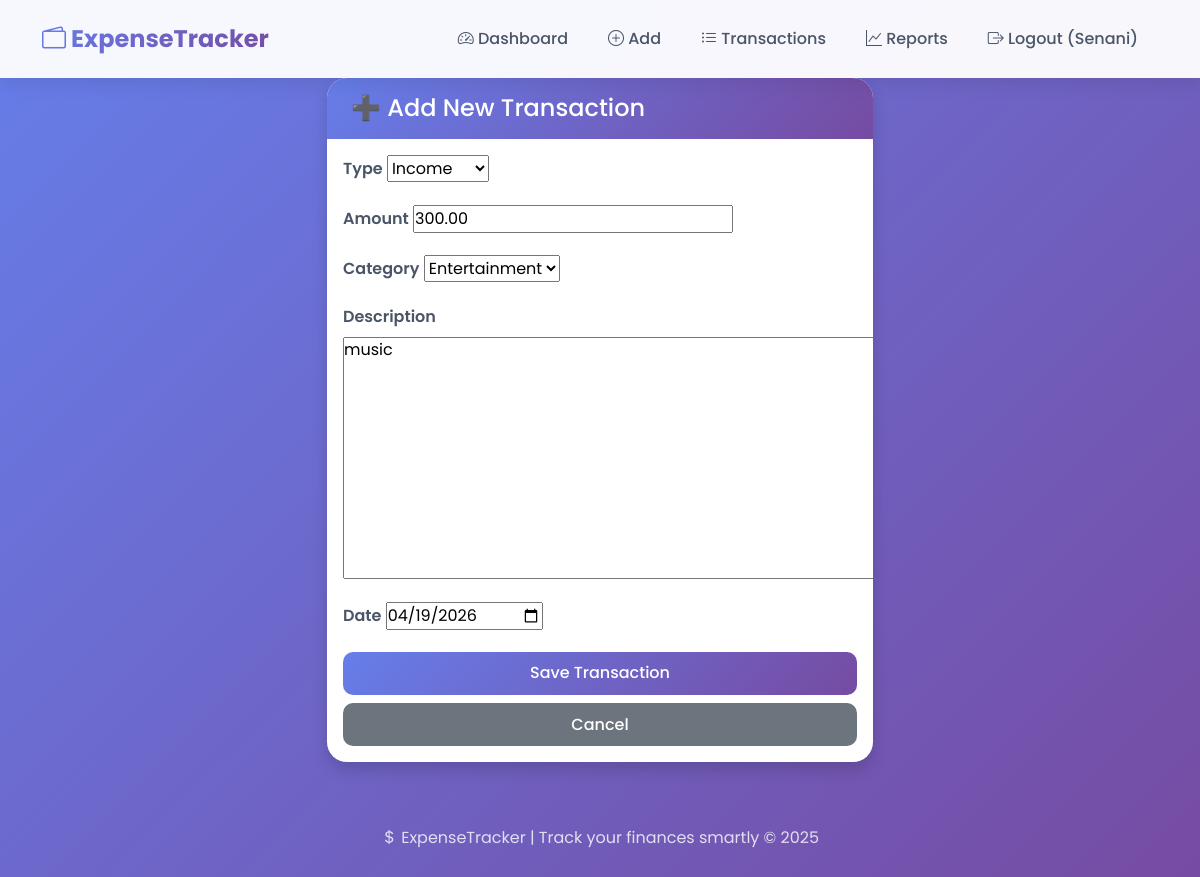
The page /transactions/edit/10/ (signed in) on the database as committed earlier.
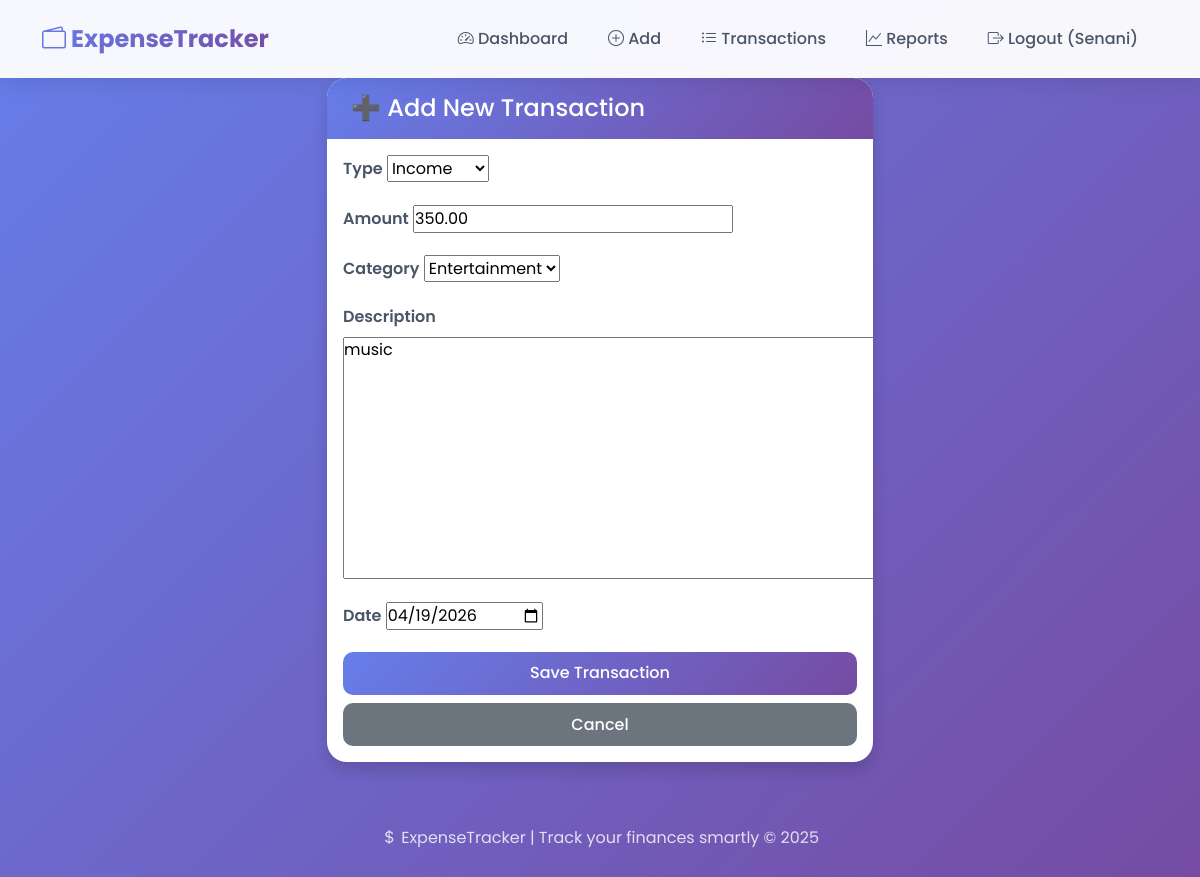
The same page on the database as committed later.
### transactions/models.py (models this page shows, shortened)
class Transaction(models.Model):
    TYPE_CHOICES = [
        ('income', 'Income'),
        ('expense', 'Expense'),
    ]
    user = models.ForeignKey(User, on_delete=models.CASCADE)
    type = models.CharField(max_length=10, choices=TYPE_CHOICES)
    amount = models.DecimalField(max_digits=10, decimal_places=2)
    category = models.ForeignKey(Category, on_delete=models.SET_NULL, null=True)
    description = models.TextField(blank=True)
    date = models.DateField()

### transactions/views.py (the view)
# urls.py: path('edit/<int:pk>/', views.edit_transaction, name='edit_transaction'),
@login_required
def edit_transaction(request, pk):
    t = get_object_or_404(Transaction, pk=pk, user=request.user)
    form = TransactionForm(request.POST or None, instance=t)
    if form.is_valid():
        form.save()
        return redirect('transaction_list')
    return render(request, 'transactions/add_transaction.html', {'form': form})

### transactions/forms.py
class TransactionForm(forms.ModelForm):
    class Meta:
        model = Transaction
        fields = ['type', 'amount', 'category', 'description', 'date']
        widgets = {
            'date': forms.DateInput(attrs={'type': 'date'}),
        }

### transactions/models.py (called while the page is built)
    def __str__(self):
        return self.name

### transactions/templates/transactions/add_transaction.html (shortened to what this page needs)
{% extends 'base.html' %}
{% block content %}
<div class="row justify-content-center">
    <div class="col-md-6">
        <div class="card shadow">
            <div class="card-header bg-primary text-white">
                <h4 class="mb-0">➕ Add New Transaction</h4>
            </div>
            <div class="card-body">
                <form method="post">
                    {% for field in form %}
                    <div class="mb-3">
                        <label class="form-label">{{ field.label }}</label>
                        {{ field }}
                    </div>
                    {% endfor %}
                    <button type="submit" class="btn btn-primary w-100">Save Transaction</button>
                    <a href="{% url 'dashboard' %}" class="btn btn-secondary w-100 mt-2">Cancel</a>
                </form>
            </div>
        </div>
    </div>
</div>
{% endblock %}

Rows that differ between the two databases and show on the page:
changed Transaction "Income": amount "300.00" → "350.00"
